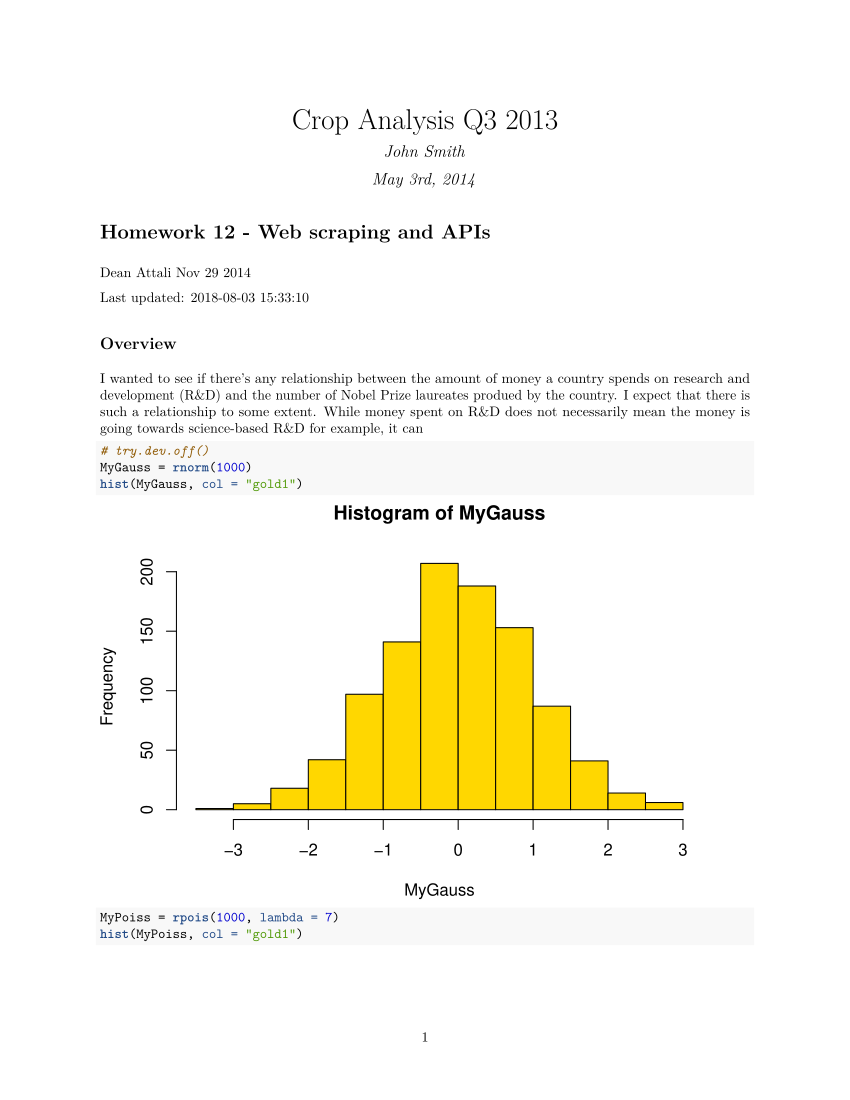

Reproduce this figure in R.
#' ---
#' title: "Crop Analysis Q3 2013"
#' author: "John Smith"
#' date: "May 3rd, 2014"
#' output:
#'     html_document:
#'          keep_md: true
#' ---

# output: html_document
# output: pdf_document
# output: word_document


#' # Homework 12 - Web scraping and APIs
#' Dean Attali
#' Nov 29 2014
#'
#' Last updated: `r Sys.time()`
#'
#' ## Overview
#' I wanted to see if there's any relationship between the amount of money
#' a country spends on research and development (R&D) and the number of Nobel
#' Prize laureates produed by the country.
#' I expect that there is such a relationship to some extent. While money spent
#' on R&D does not necessarily mean the money is going towards science-based R&D
#' for example, it can



# try.dev.off()
MyGauss = rnorm(1000)
hist(MyGauss, col = "gold1")


#-
MyPoiss = rpois(1000, lambda = 7)
hist(MyPoiss, col = "gold1")

#+ fig.width=5, fig.height=5
plot(cars)
plot(1)
# /* My comments */

#' asas
#' sasa
#' sa
#' s
